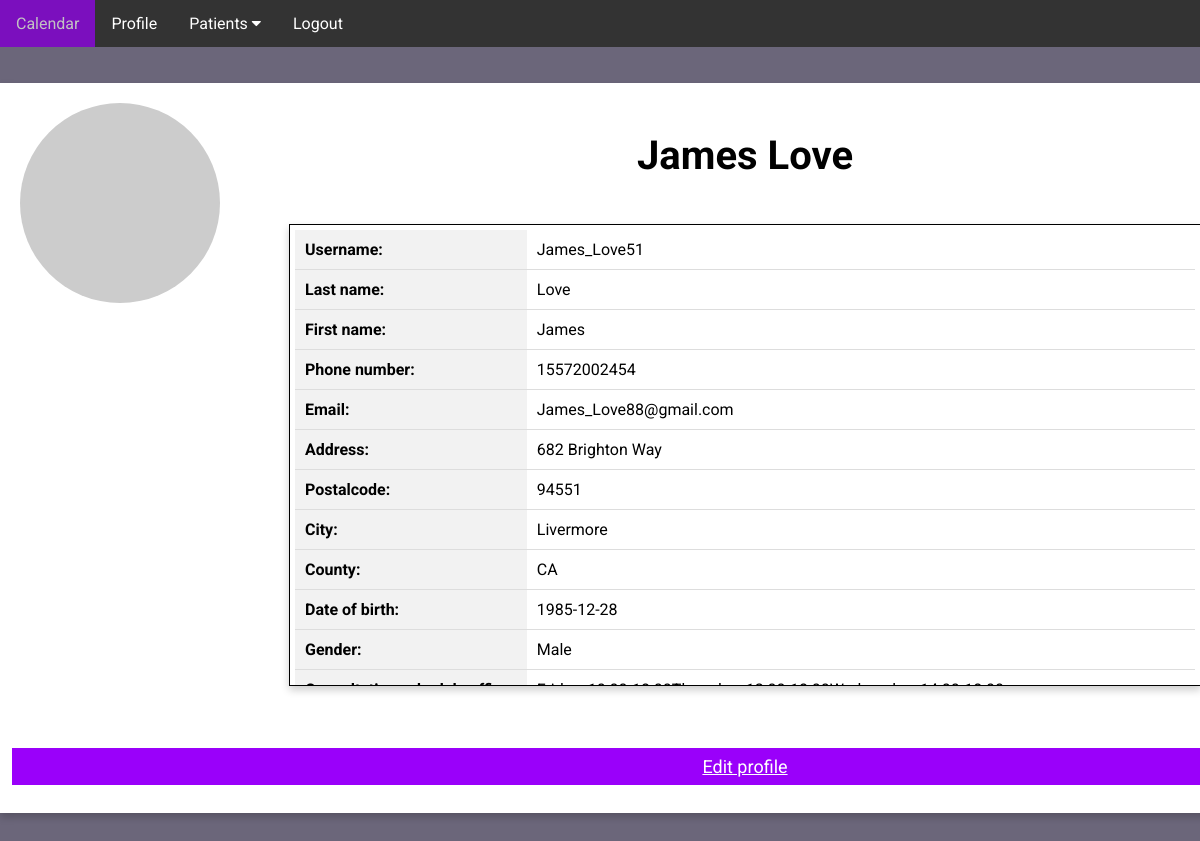
The app's page /medic-profile (signed in) with its own data.
### app/domain/entities.py (models this page shows, shortened)
class Doctor(db.Model):
    __tablename__ = "doctor"
    id = db.Column(db.Integer, primary_key=True)
    username = db.Column(db.String(64), index=True, unique=True)
    first_name = db.Column(db.String(64), index=True)
    last_name = db.Column(db.String(64), index=True)
    phone_number = db.Column(db.Integer, index=True, unique=True)
    email = db.Column(db.String(128), index=True, unique=True)
    address = db.Column(db.String(256), index=True)
    postalcode = db.Column(db.String(256), index=True)
    city = db.Column(db.String(256), index=True)
    state = db.Column(db.String(256), index=True)
    birth_date = db.Column(db.String(128), index=True)
    gender = db.Column(db.String(8), index=True)
    consultation_schedule_office = db.Column(db.String(128), index=True)
    consultation_schedule_away = db.Column(db.String(128), index=True)
    assistants_schedule = db.Column(db.String(128), index=True)
    password_hash = db.Column(db.String(256), index=True)
    medical_proof = db.Column(db.String(256))
    profile_picture = db.Column(db.String(256))
    patients = db.relationship('Patient', backref='doctor')
    consultations = db.relationship('Consultation', backref='doctor')
    @property
    def number_of_patients(self):
        return len(self.patients)
    def avatar(self, size):
        digest = md5(self.email.lower().encode('utf-8')).hexdigest()
        return 'https://www.gravatar.com/avatar/{}?d=identicon&s={}'.format(
            digest, size)

### app/ui/ui.py (the view)
    @staticmethod
    @app.route('/medic-profile')
    def medic_profile():
        if "doctor" not in service.session:
            return redirect(url_for('home'))
        doctor = service.get_doctor_by_id(service.session['doctor'])
        return render_template('medic-profile.html', doctor=doctor)

### app/repository/database.py (called while the page is built)
    def find_doctor_by_id(self, doctor_id):
        doctor = self.db.session.get(Doctor, doctor_id)
        if doctor is None:
            raise ValueError("Doctor not found")
        return doctor

### app/service/service.py (called while the page is built)
    def get_doctor_by_id(self, doctor_id):
        return self.db.find_doctor_by_id(doctor_id)

### app/ui/ui.py (called while the page is built)
    @staticmethod
    @app.before_request
    def before_request():
        flask.session.permanent = True
        app.permanent_session_lifetime = datetime.timedelta(minutes=5)
        flask.session.modified = True

### app/templates/medic-profile.html (shortened to what this page needs)
<!DOCTYPE html>
<html lang="en">
<head>
    <link rel="stylesheet" href="../static/main-style.css">
    <link rel="stylesheet" href="https://cdnjs.cloudflare.com/ajax/libs/font-awesome/4.7.0/css/font-awesome.min.css">
</head>
<body>
    <section class="header">
            <div class="navbar">
                <a href="/medic-home">Calendar</a>
                <a href="/medic-profile">Profile</a>
                <div class="dropdown">
                    <button class="dropbtn">Patients
                        <i class="fa fa-caret-down"></i>
                    </button>
                </div>
                <a href="{{ url_for('logout') }}">Logout</a>
            </div>
            <div class="main-box">
                {% if doctor.profile_picture==None %}
                    <img src="{{ doctor.avatar(128) }}" class="profile-img" alt="{{ doctor.username }}">
                {% else %}
                    <img src="../static/files/profile_picture_doctor/{{doctor.profile_picture}}" class="profile-img" alt="{{ doctor.username }}">
                {% endif %}
                  <h1 class="name">{{doctor.first_name}} {{doctor.last_name}}</h1>
                  <div class="profile-box">
                    <table class="medic-table">
                        <tr>
                            <th>Username:</th>
                            <td>{{doctor.username}}</td>
                        </tr>
                        <tr>
                            <th>Last name:</th>
                            <td>{{doctor.last_name}}</td>
                        </tr>
                        <tr>
                            <th>First name:</th>
                            <td>{{doctor.first_name}}</td>
                        </tr>
                        <tr>
                            <th>Phone number:</th>
                            <td>{{doctor.phone_number}}</td>
                        </tr>
                        <tr>
                            <th>Email:</th>
                            <td>{{doctor.email}}</td>
                        </tr>
                        <tr>
                            <th>Address:</th>
                            <td>{{doctor.address}}</td>
                        </tr>
                        <tr>
                            <th>Postalcode:</th>
                            <td>{{doctor.postalcode}}</td>
                        </tr>
                        <tr>
                            <th>City:</th>
                            <td>{{doctor.city}}</td>
                        </tr>
                        <tr>
                            <th>County:</th>
                            <td>{{doctor.state}}</td>
                        </tr>
                        <tr>
                            <th>Date of birth:</th>
                            <td>{{doctor.birth_date}}</td>
                        </tr>
                        <tr>
                            <th>Gender:</th>
                            <td>{{doctor.gender}}</td>
                        </tr>
                        <tr>
                            <th>Consultation schedule office:</th>
                            <td>{{doctor.consultation_schedule_office}}</td>
                        </tr>
                    </table>
                  </div>
                  <p><a href="/edit-medic" class="contact-btn">Edit profile</a></p>
            </div>
    </section>
</body>
</html>

### app/static/main-style.css (style rules this page uses)
* { margin: 0; padding: 0; font-family: 'Roboto', sans-serif; }
.header { min-height: 100vh; width: 100%; background-color:#6b667a; background-position: center; background-size: cover; position: relative; overflow: auto; }
.navbar { overflow: auto; background-color: #333; font-family: Arial; }
.navbar a { left: 80px; float: left; font-size: 16px; color: white; text-align: center; padding: 14px 16px; text-decoration: none; }
.dropdown { float: left; overflow: hidden; }
.dropdown .dropbtn { font-size: 16px; border: none; outline: none; color: white; padding: 14px 16px; background-color: inherit; font-family: inherit; margin: 0; }
.main-box { box-shadow: 0 4px 8px 0 rgba(0, 0, 0, 0.2); width: 1480px; height: 720px; position: relative; margin: 3% auto; background: #fff; padding: 5px; text-align: center; }
.name { margin: 3% auto; font-size: 40px; }
.contact-btn { position: relative; top: 18px; border: none; outline: 0; display: inline-block; padding: 8px; color: white; background-color: #9A00FA; text-align: center; cursor: pointer; width: 98%; font-size: 18px; }
.profile-img { width: 200px; position: absolute; top: 20px; left: 20px; border-radius: 50%; }
.profile-box { width: 900px; height: 450px; border: 1px solid #000; box-shadow: 0 4px 8px 0 rgba(0, 0, 0, 0.2); position: relative; margin: 3% auto; background: #fff; padding: 5px; overflow: auto; text-align: center; }
.medic-table { width: 100%; border-collapse: collapse; margin-bottom: 20px; }
.medic-table th, .medic-table td { padding: 10px; text-align: left; border-bottom: 1px solid #ddd; }
.medic-table th { background-color: #f2f2f2; font-weight: bold; }

### records on screen
Doctor: first_name "James", last_name "Love", username "James_Love51", phone_number "15572002454", email "James_Love88@gmail.com", address "682 Brighton Way", postalcode "94551", city "Livermore", state "CA", birth_date "1985-12-28", gender "Male"
